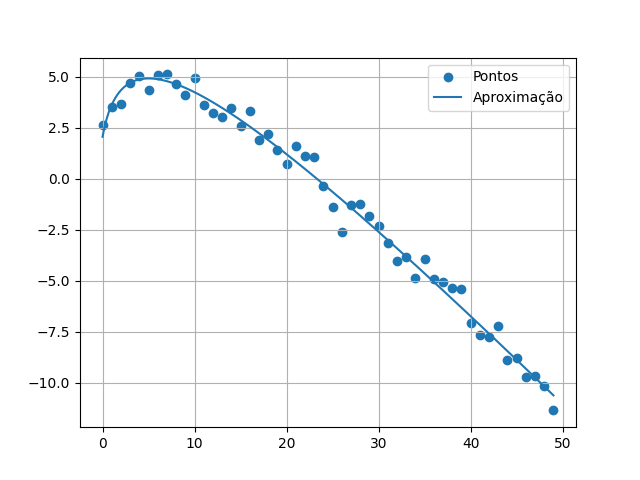

Write Python code to recreate this figure.
import numpy as np
import matplotlib.pyplot as plt

def gauss_jordan(M):
    n = M.shape[0]

    for i in range(n):

        pivot_row = i + np.argmax(abs(M[i:, i]))
        M[[i, pivot_row]] = M[[pivot_row, i]]

        if M[i, i] == 0:
            return None

        M[i] = M[i] / M[i, i]

        for j in range(n):
            if i != j:
                M[j] = M[j] - M[j, i] * M[i]

    return M[:, -1]

#Gerando um intervalo de números para os pontos

x = np.arange(0, 50)

#Funçao para espalhar os pontos (com ruído)
y = 2 + 3*np.log(x+1) - 0.5*x + np.random.normal(0, 0.5, len(x))

#queremos aproximar de g(x)=a+bln(x+1)+cx

#funcoes base 1,ln(x+1),x

A = np.column_stack([
    np.ones(len(x)),
    np.log(x+1),
    x
])

#multiplica pela transposta (.T) e multiplica pela matriz (@)
#Ax = y
ATA = A.T @ A 
ATy = A.T @ y

#Ax = y

M = np.hstack((ATA, ATy.reshape(-1,1))) #concatena

coef = gauss_jordan(M.copy())

a = coef[0]
b = coef[1]
c = coef[2]

print(f"g(x) = {a:.4f} + {b:.4f}ln(x+1) + {c:.4f}x")

x_plot = np.linspace(min(x), max(x), 1000)

y_aprox = a + b*np.log(x_plot+1) + c*x_plot

plt.scatter(x, y, label="Pontos")
plt.plot(x_plot, y_aprox, label="Aproximação")
plt.legend()
plt.grid()
plt.savefig("unidade_3/aprox_discrete_case.png")
plt.show()
